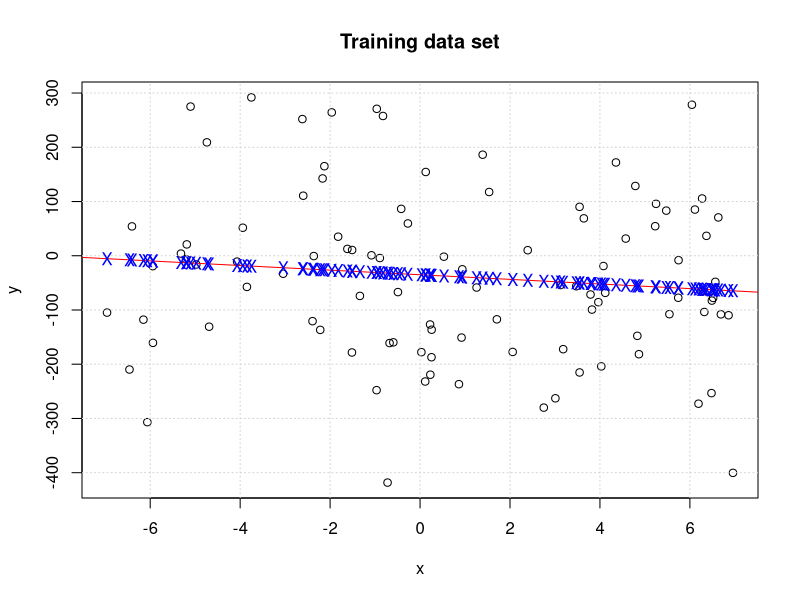
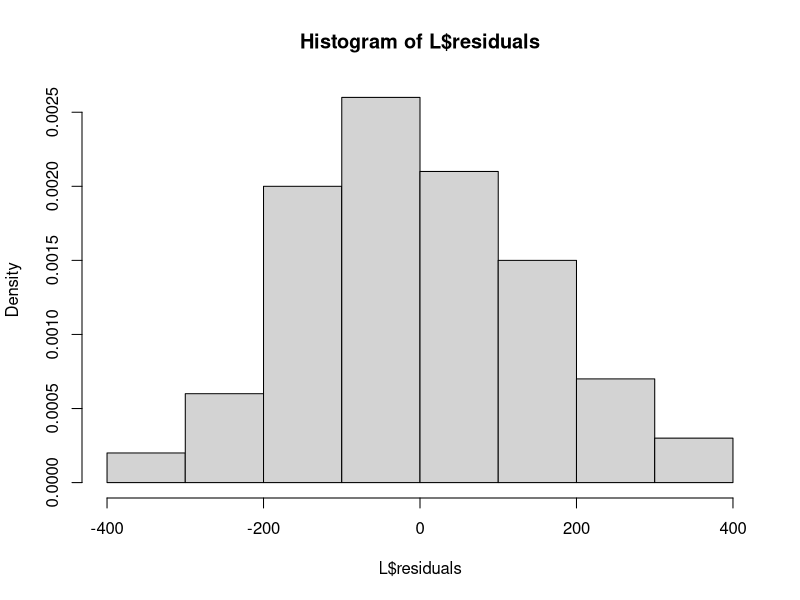
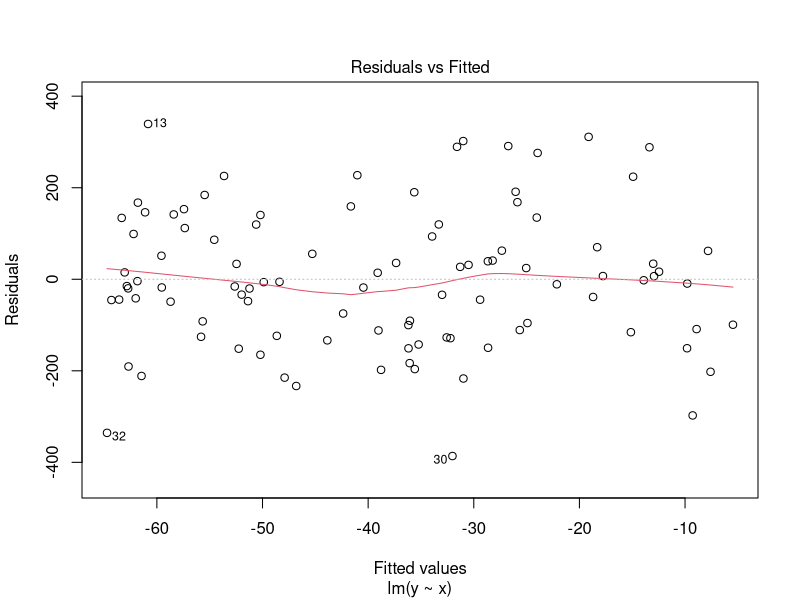
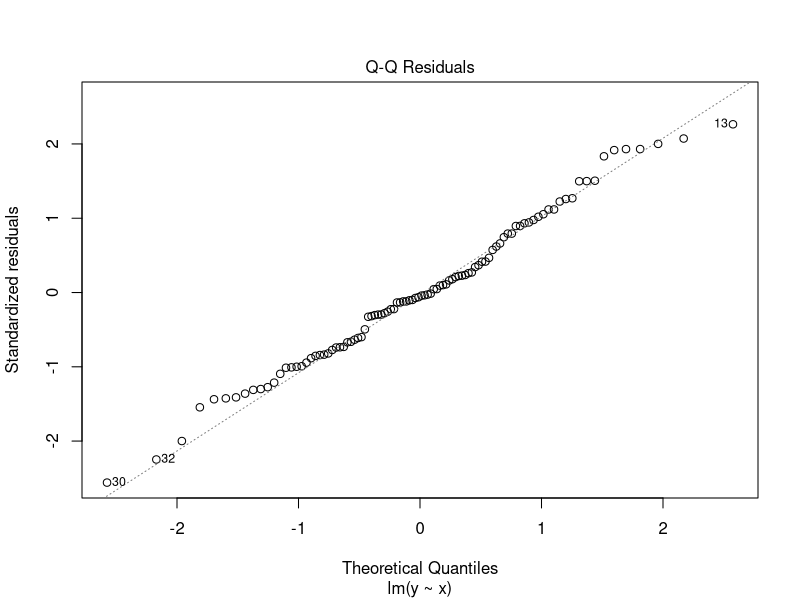
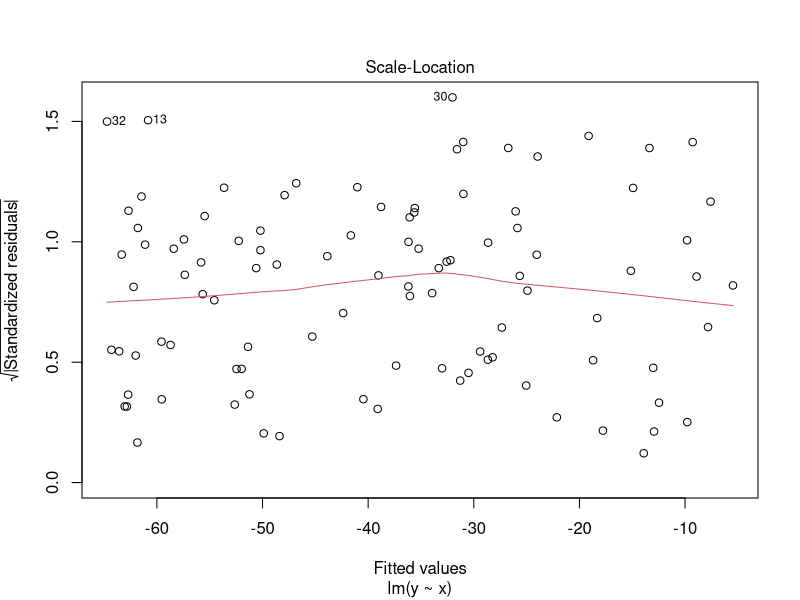
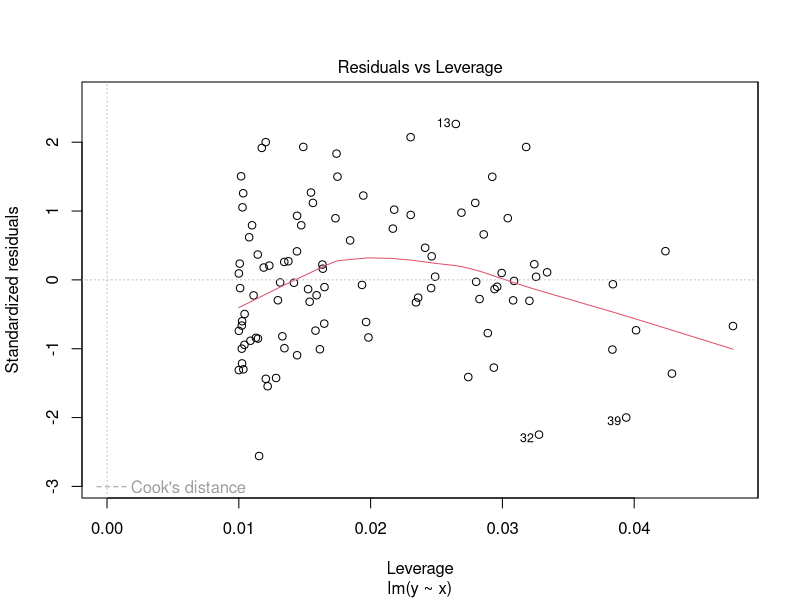
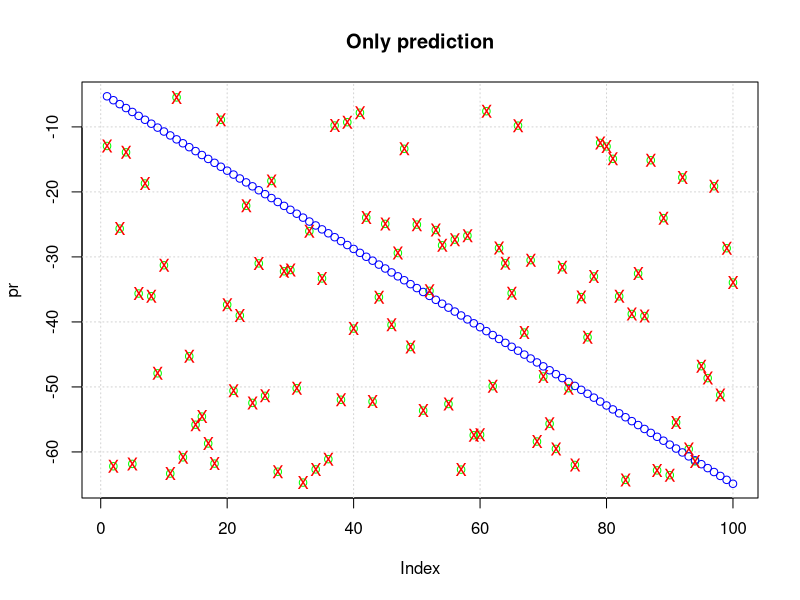

The R script that drew these images, in order:
print('Exercise 1')

# Defining the training data set
x = runif(100,-7,7)
y = 3 - 2*x + rnorm(100,0,150)
# y = 3 -2*x + rpois(100, lambda = 1)
# Plotting the training data set
plot(x,y)
title('Training data set')
grid()

# Linear model
L = lm(y~x)
summary(L)
abline(L, col='red')
points(x,L$fitted.values,pch='X',col='blue')

# Manual calculation of sigma_hat
sigma_hat = sqrt(sum((y-L$fitted.values)^2)/L$df.residual)

# Residuals = y - fitted values
# Histogram - residuals
hist(L$residuals,freq = FALSE)

# Plotting the complete outcome of the linear model L
plot(L)
# There are 4 plots as a result:
# 1. Residuals vs Fitted
# Homoscedasticity. This assumption means that the
# variance around the regression line is the same for
# all values of the predictor variable (X). In other words,
# same variance across all the data set
# 2. QQ plot - quantile/quantile plotting
# Assuming a Gaussian distribution
# Standarized residuals ~ theoretical quantiles
# If the points are tight to the line, we can accept the
# Gaussian noise
# 3. Scale location
# Standarized residuals ~ observed quantiles
# 4. Residuals vs Leverage
# It helps you identify influential data points on your model

# Prediction
pr = predict(L)
#plot(x,y)
plot(pr,col='green')
title('Only prediction')
grid()
# Creating a testing set
new = data.frame(x = seq(-7,7,length.out = 100))
prn = predict(L,new)
points(prn,col='blue')
points(pr,pch='X',col='red')
